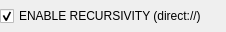
<?xml version="1.0" encoding="UTF-8"?>
<ui version="4.0">
 <class>InterfaceDirect</class>
 <widget class="QWidget" name="InterfaceDirect">
  <property name="geometry">
   <rect>
    <x>0</x>
    <y>0</y>
    <width>226</width>
    <height>32</height>
   </rect>
  </property>
  <property name="windowTitle">
   <string>Form</string>
  </property>
  <property name="statusTip">
   <string>Recursive Interface|You've understood that IanniX can send messages to other software in order to control parameters. But imagine if you loop the output of IanniX on its input... Messages will be directly re-interpreted by IanniX, creating a recursive score.\nBut you can also use recursivity for very simple use cases: for example, a trigger that rewind the score, a cursor that moves the camera point of view...</string>
  </property>
  <layout class="QHBoxLayout" name="horizontalLayout">
   <property name="spacing">
    <number>10</number>
   </property>
   <property name="margin">
    <number>0</number>
   </property>
   <item>
    <layout class="QHBoxLayout" name="horizontalLayout_2">
     <property name="spacing">
      <number>10</number>
     </property>
     <item>
      <widget class="QCheckBox" name="enable">
       <property name="toolTip">
        <string>Enable or disable recursive messages and control</string>
       </property>
       <property name="text">
        <string>ENABLE RECURSIVITY (direct://)</string>
       </property>
       <property name="checked">
        <bool>true</bool>
       </property>
      </widget>
     </item>
     <item>
      <spacer name="horizontalSpacer_28">
       <property name="orientation">
        <enum>Qt::Horizontal</enum>
       </property>
       <property name="sizeHint" stdset="0">
        <size>
         <width>141</width>
         <height>11</height>
        </size>
       </property>
      </spacer>
     </item>
    </layout>
   </item>
  </layout>
 </widget>
 <resources/>
 <connections/>
</ui>
